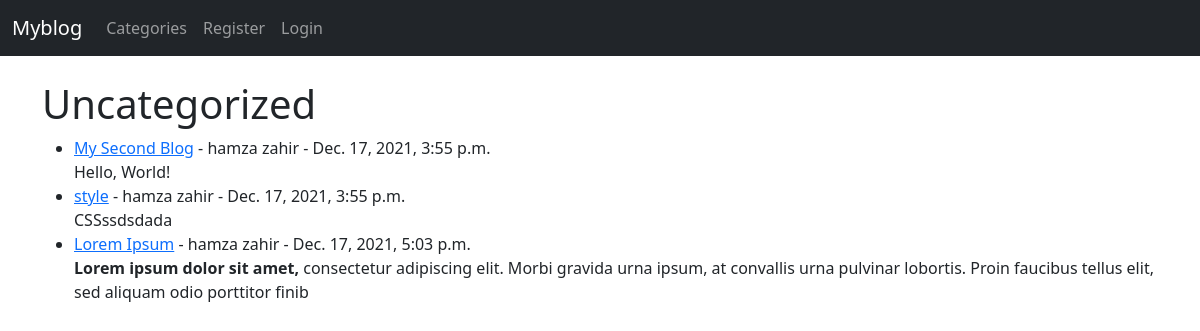
The page /category/uncategorized/ on the database its author committed.
### myblog/models.py (models this page shows, shortened)
class Post(models.Model):
    title = models.CharField(max_length=255)
    header_image = models.ImageField(null=True, blank=True, upload_to="images/")
    title_tag = models.CharField(max_length=255)
    author = models.ForeignKey(User, on_delete=models.CASCADE)
    body = RichTextField(blank=True, null=True)
    post_date = models.DateTimeField(auto_now_add=True)
    category = models.CharField(max_length=255, default='uncategorized')
    snippet = models.CharField(max_length=50)
    likes = models.ManyToManyField(User, related_name='blog_post')

### myblog/views.py (the view)
# urls.py: path('category/<str:cats>/', category_view, name='category'),
def category_view(request, cats):
    category_posts = Post.objects.filter(category=cats.replace('-', ' '))
    return render(request, 'categories.html', {'cats': cats.title().replace('-', ' '), 'category_posts': category_posts})

### myblog/templates/categories.html (shortened to what this page needs)
{% extends 'base.html' %}
{% block content %}
    {% if category_posts %}
        <h1>{{ cats }}</h1>
        <ul>
            {% for post in category_posts %}
                <li><a href="{% url 'article-detail' post.pk %}">
                    {{ post.title }}</a> -
                    {{ post.author.first_name }}
                    {{ post.author.last_name }} -
                    {{ post.post_date }}
                     <br/>
                    {{ post.body | slice:":200" | safe }} </li>
            {% endfor %}
        </ul>
    {% else %}
       <h1> Sorry this page does not exist. </h1>
    {% endif %}
{% endblock %}

### rows shown on the page
Post: title "My Second Blog", author.first_name "hamza", author.last_name "zahir", post_date "Dec. 17, 2021, 3:55 p.m.", body "Hello, World!"
Post: title "style", author.first_name "hamza", author.last_name "zahir", post_date "Dec. 17, 2021, 3:55 p.m.", body "CSSssdsdada"
Post: title "Lorem Ipsum", author.first_name "hamza", author.last_name "zahir", post_date "Dec. 17, 2021, 5:03 p.m.", body "Lorem ipsum dolor sit amet, consectetur adipiscing elit. Morbi gravida urna ipsum, at convallis urna pulvinar lobortis. Proin faucibus tellus elit, sed aliquam odio porttitor finib"

### other values the page prints
{{ cats }} "Uncategorized"
